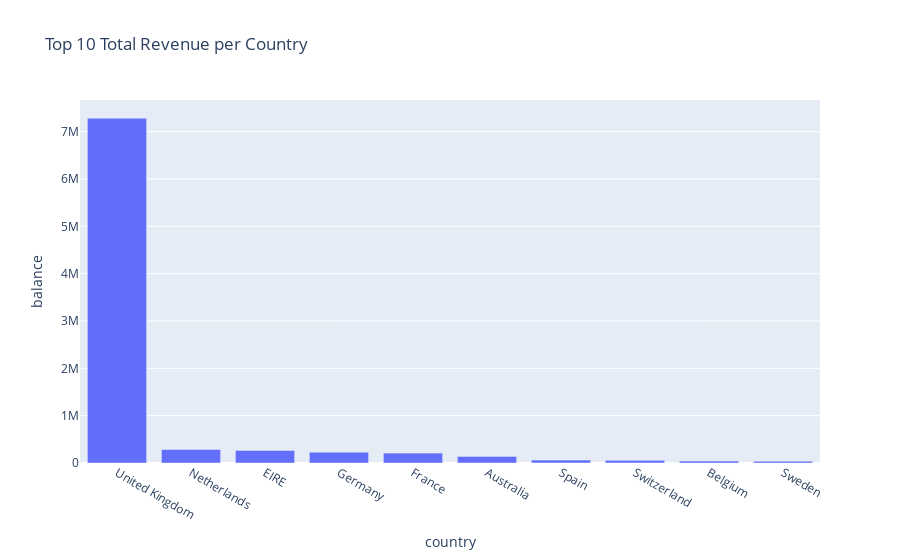

The cell this chart's notebook holds for it:
### Code cell
# Grouping by country and summing the balances, then sorting in descending order and selecting the top 10.
top_10_countries = df.groupby("country")[['balance']].sum().sort_values(by='balance', ascending=False).head(10).reset_index()

# Creating the bar chart using Plotly Express.
fig = px.bar(top_10_countries, x='country', y='balance', title="Top 10 Total Revenue per Country")
fig.show()

### Figure 1 — Plotly figure (JSON) as saved in the notebook; plotly's stock layout.template omitted (floating-point values rounded to 4 significant figures)
{"data": [{"alignmentgroup": "True", "hovertemplate": "country=%{x}<br>balance=%{y}<extra></extra>", "legendgroup": "", "marker": {"color": "#636efa", "pattern": {"shape": ""}}, "name": "", "offsetgroup": "", "orientation": "v", "showlegend": false, "textposition": "auto", "type": "bar", "x": ["United Kingdom", "Netherlands", "EIRE", "Germany", "France", "Australia", "Spain", "Switzerland", "Belgium", "Sweden"], "xaxis": "x", "y": [7285000.0, 285400.0, 265300.0, 228700.0, 208900.0, 138500.0, 61560.0, 56440.0, 41200.0, 38370.0], "yaxis": "y"}], "layout": {"barmode": "relative", "legend": {"tracegroupgap": 0}, "title": {"text": "Top 10 Total Revenue per Country"}, "xaxis": {"anchor": "y", "domain": [0, 1], "title": {"text": "country"}}, "yaxis": {"anchor": "x", "domain": [0, 1], "title": {"text": "balance"}}}}
